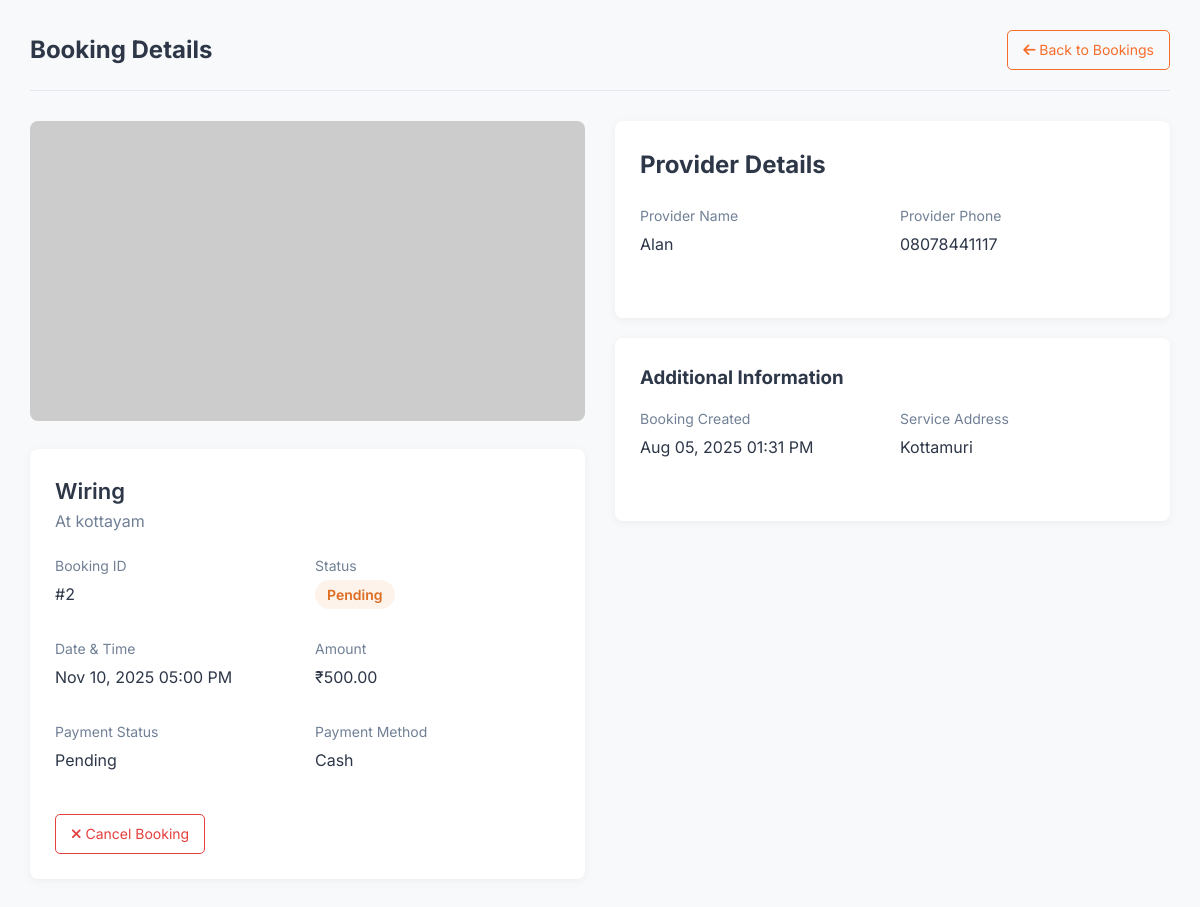
/view_booking.php?id=2 (signed in), run on the app's committed database.
### tables this page shows
CREATE TABLE `bookings` (
  `id` int(11) NOT NULL,
  `user_id` int(11) NOT NULL,
  `provider_id` int(11) NOT NULL,
  `service_id` int(11) NOT NULL,
  `booking_date` datetime NOT NULL,
  `address` text NOT NULL,
  `amount` decimal(10,2) NOT NULL,
  `status` enum('pending','confirmed','completed','cancelled','rejected') DEFAULT 'pending',
  `cancellation_reason` text DEFAULT NULL,
  `payment_type` enum('cash','later') NOT NULL DEFAULT 'cash',
  `payment_status` enum('pending','paid','unpaid') DEFAULT 'pending',
  `admin_notes` text DEFAULT NULL,
  `customer_notes` text DEFAULT NULL,
  `provider_notes` text DEFAULT NULL,
  `created_at` timestamp NOT NULL DEFAULT current_timestamp()
);

CREATE TABLE `services` (
  `id` int(11) NOT NULL,
  `name` varchar(100) NOT NULL,
  `category_id` int(11) NOT NULL,
  `description` text NOT NULL,
  `base_price` decimal(10,2) NOT NULL,
  `duration_minutes` int(11) NOT NULL,
  `image` varchar(255) DEFAULT NULL,
  `created_at` timestamp NOT NULL DEFAULT current_timestamp()
);

CREATE TABLE `users` (
  `id` int(11) NOT NULL,
  `name` varchar(100) NOT NULL,
  `email` varchar(100) NOT NULL,
  `password` varchar(255) NOT NULL,
  `role` enum('admin','provider','customer') NOT NULL,
  `phone` varchar(20) NOT NULL,
  `address` text NOT NULL,
  `city` varchar(100) NOT NULL,
  `state` varchar(100) NOT NULL,
  `pincode` varchar(20) NOT NULL,
  `profile_image` varchar(255) DEFAULT NULL,
  `is_active` tinyint(1) DEFAULT 1,
  `created_at` timestamp NOT NULL DEFAULT current_timestamp(),
  `updated_at` timestamp NOT NULL DEFAULT current_timestamp() ON UPDATE current_timestamp()
);

### view_booking.php (the view, shortened to what this page needs)
<?php
include 'db.php';
$booking_id = filter_input(INPUT_GET, 'id', FILTER_VALIDATE_INT);
$query = "SELECT b.*,
                 s.name AS service_name,
                 s.image AS service_image,
                 s.description AS service_description,
                 u_provider.name AS provider_name,
                 u_provider.phone AS provider_phone,
                 u_customer.name AS customer_name,
                 u_customer.email AS customer_email,
                 u_customer.phone AS customer_phone,
                 b.cancellation_reason
          FROM bookings b
          JOIN services s ON b.service_id = s.id
          JOIN users u_provider ON b.provider_id = u_provider.id
          JOIN users u_customer ON b.user_id = u_customer.id
          WHERE b.id = ?";
if ($_SESSION['user']['role'] === 'customer') {
    $query .= " AND b.user_id = ?";
    $params = [$booking_id, $_SESSION['user']['id']];
    $types = "ii";
} elseif ($_SESSION['user']['role'] === 'provider') {
    $query .= " AND b.provider_id = ?";
    $params = [$booking_id, $_SESSION['user']['id']];
    $types = "ii";
} else {
    $params = [$booking_id];
    $types = "i";
}
$stmt = $conn->prepare($query);
$stmt->bind_param($types, ...$params);
$stmt->execute();
$booking = $stmt->get_result()->fetch_assoc();
$booking_date = date('M d, Y h:i A', strtotime($booking['booking_date']));
$created_at = date('M d, Y h:i A', strtotime($booking['created_at']));
?>
<!DOCTYPE html>
<html lang="en">
<head>
    <link rel="stylesheet" href="https://cdnjs.cloudflare.com/ajax/libs/font-awesome/6.4.0/css/all.min.css">
</head>
<body>
    <div class="container">
        <div class="header">
            <h1>Booking Details</h1>
            <a href="<?= $_SESSION['user']['role'] === 'admin' ? 'admin_dashboard.php' : 'customer_bookings.php' ?>" class="btn btn-outline">
                <i class="fas fa-arrow-left"></i> Back to Bookings
            </a>
        </div>
        <div class="booking-container">
            <div>
                <img src="<?= htmlspecialchars($booking['service_image'] ?? 'https://via.placeholder.com/600x400?text=Service') ?>"
                     alt="<?= htmlspecialchars($booking['service_name']) ?>"
                     class="booking-image">
                <div class="booking-details">
                    <h2 class="booking-service"><?= htmlspecialchars($booking['service_name']) ?></h2>
                    <p style="margin-bottom: 20px; color: var(--light-text);"><?= htmlspecialchars($booking['service_description']) ?></p>
                    <div class="detail-grid">
                        <div class="detail-group">
                            <label>Booking ID</label>
                            <p>#<?= $booking['id'] ?></p>
                        </div>
                        <div class="detail-group">
                            <label>Status</label>
                            <p>
                                <span class="status-badge status-<?= strtolower($booking['status']) ?>">
                                    <?= ucfirst($booking['status']) ?>
                                </span>
                            </p>
                        </div>
                        <div class="detail-group">
                            <label>Date & Time</label>
                            <p><?= $booking_date ?></p>
                        </div>
                        <div class="detail-group">
                            <label>Amount</label>
                            <p>₹<?= number_format($booking['amount'], 2) ?></p>
                        </div>
                        <div class="detail-group">
                            <label>Payment Status</label>
                            <p><?= ucfirst($booking['payment_status']) ?></p>
                        </div>
                        <div class="detail-group">
                            <label>Payment Method</label>
                            <p><?= ucfirst($booking['payment_type']) ?></p>
                        </div>
                    </div>
                    <div class="action-buttons">
                        <?php if ($_SESSION['user']['role'] === 'admin' || $_SESSION['user']['role'] === 'provider'): ?>
                            <?php if ($booking['status'] === 'pending'): ?>
                                <a href="update_booking_status.php?id=<?= $booking['id'] ?>&status=confirmed" class="btn btn-primary">
                                    <i class="fas fa-check"></i> Confirm Booking
                                </a>
                                <a href="update_booking_status.php?id=<?= $booking['id'] ?>&status=cancelled" class="btn btn-outline" style="color: var(--error); border-color: var(--error);">
                                    <i class="fas fa-times"></i> Reject Booking
                                </a>
                            <?php elseif ($booking['status'] === 'confirmed'): ?>
                                <a href="update_booking_status.php?id=<?= $booking['id'] ?>&status=completed" class="btn btn-primary">
                                    <i class="fas fa-check-circle"></i> Mark as Completed
                                </a>
                            <?php endif; ?>
                        <?php elseif ($_SESSION['user']['role'] === 'customer'): ?>
                            <?php if ($booking['status'] === 'pending' || $booking['status'] === 'confirmed'): ?>
                                <a href="cancel_booking.php?id=<?= $booking['id'] ?>" class="btn btn-outline" style="color: var(--error); border-color: var(--error);" onclick="return confirm('Are you sure you want to cancel this booking?')">
                                    <i class="fas fa-times"></i> Cancel Booking
                                </a>
                            <?php elseif ($booking['status'] === 'completed'): ?>
                                <a href="rate_service.php?booking_id=<?= $booking['id'] ?>" class="btn btn-primary">
                                    <i class="fas fa-star"></i> Rate Service
                                </a>
                            <?php endif; ?>
                        <?php endif; ?>
                    </div>
                </div>
            </div>
            <div>
                <div class="booking-details">
                    <h2 style="margin-bottom: 20px;"><?= $_SESSION['user']['role'] === 'admin' ? 'Booking Parties' : ($_SESSION['user']['role'] === 'customer' ? 'Provider Details' : 'Customer Details') ?></h2>
                    <?php if ($_SESSION['user']['role'] === 'admin'): ?>
                        <div style="margin-bottom: 25px;">
                            <h3 style="font-size: 18px; margin-bottom: 15px; color: var(--secondary);">Customer Information</h3>
                            <div class="detail-grid">
                                <div class="detail-group">
                                    <label>Name</label>
                                    <p><?= htmlspecialchars($booking['customer_name']) ?></p>
                                </div>
                                <div class="detail-group">
                                    <label>Email</label>
                                    <p><?= htmlspecialchars($booking['customer_email']) ?></p>
                                </div>
                                <div class="detail-group">
                                    <label>Phone</label>
                                    <p><?= htmlspecialchars($booking['customer_phone']) ?></p>
                                </div>
                            </div>
                        </div>
                        <div>
                            <h3 style="font-size: 18px; margin-bottom: 15px; color: var(--secondary);">Provider Information</h3>
                            <div class="detail-grid">
                                <div class="detail-group">
                                    <label>Name</label>
                                    <p><?= htmlspecialchars($booking['provider_name']) ?></p>
                                </div>
                                <div class="detail-group">
                                    <label>Phone</label>
                                    <p><?= htmlspecialchars($booking['provider_phone']) ?></p>
                                </div>
                            </div>
                        </div>
                    <?php elseif ($_SESSION['user']['role'] === 'customer'): ?>
                        <div class="detail-grid">
                            <div class="detail-group">
                                <label>Provider Name</label>
                                <p><?= htmlspecialchars($booking['provider_name']) ?></p>
                            </div>
                            <div class="detail-group">
                                <label>Provider Phone</label>
                                <p><?= htmlspecialchars($booking['provider_phone']) ?></p>
                            </div>
                        </div>
                    <?php endif; ?>
                </div>
                <div class="booking-details" style="margin-top: 20px;">
                    <h3 style="margin-bottom: 15px;">Additional Information</h3>
                    <div class="detail-grid">
                        <div class="detail-group">
                            <label>Booking Created</label>
                            <p><?= $created_at ?></p>
                        </div>
                        <div class="detail-group">
                            <label>Service Address</label>
                            <p><?= htmlspecialchars($booking['address']) ?></p>
                        </div>
                    </div>
                </div>
            </div>
        </div>
    </div>
</body>
</html>

### view_booking.php (style rules this page uses)
:root { --primary: #f76d2b; --primary-dark: #e05b1a; --secondary: #2d3748; --accent: #f0f4f8; --text: #2d3748; --light-text: #718096; --border: #e2e8f0; --white: #ffffff; --success: #38a169; --warning: #dd6b20; --error: #e53e3e; }
* { margin: 0; padding: 0; box-sizing: border-box; }
body { font-family: 'Inter', sans-serif; background-color: #f8f9fa; color: var(--text); line-height: 1.6; }
.container { max-width: 1200px; margin: 0 auto; padding: 30px; }
.header { display: flex; justify-content: space-between; align-items: center; margin-bottom: 30px; padding-bottom: 20px; border-bottom: 1px solid var(--border); }
.header h1 { font-size: 24px; color: var(--secondary); }
.btn { padding: 8px 15px; border-radius: 5px; text-decoration: none; font-size: 14px; transition: all 0.3s; cursor: pointer; border: none; }
.btn-outline { background-color: transparent; border: 1px solid var(--primary); color: var(--primary); }
.booking-container { display: grid; grid-template-columns: 1fr 1fr; gap: 30px; }
.booking-image { width: 100%; height: 300px; object-fit: cover; border-radius: 8px; margin-bottom: 20px; }
.booking-details { background-color: var(--white); border-radius: 8px; padding: 25px; box-shadow: 0 2px 10px rgba(0,0,0,0.05); }
.booking-service { font-size: 22px; font-weight: 600; color: var(--secondary); }
.status-badge { padding: 6px 12px; border-radius: 20px; font-size: 14px; font-weight: 600; }
.status-pending { background-color: rgba(237, 137, 54, 0.1); color: var(--warning); }
.detail-group { margin-bottom: 15px; }
.detail-group label { display: block; font-size: 14px; color: var(--light-text); margin-bottom: 5px; }
.detail-group p { font-size: 16px; color: var(--text); }
.detail-grid { display: grid; grid-template-columns: 1fr 1fr; gap: 15px; margin-bottom: 20px; }
.action-buttons { display: flex; gap: 10px; margin-top: 25px; }

### data on the page
bookings: service.name "Wiring", service.description "At kottayam", id "2", status "Pending", booking_date "Nov 10, 2025 05:00 PM", amount "500.00", payment_status "Pending", payment_type "Cash", provider.name "Alan", provider.phone "08078441117", created_at "Aug 05, 2025 01:31 PM", address "Kottamuri"
